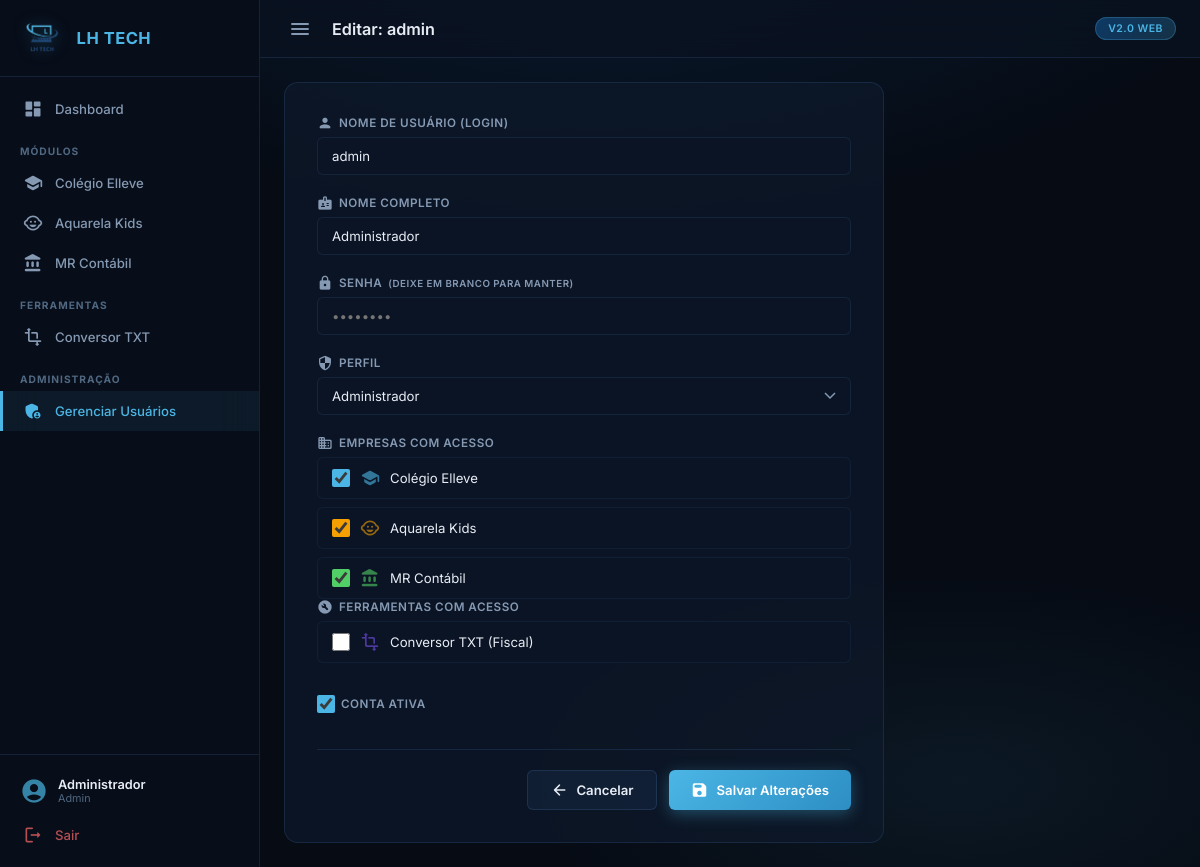
Page /admin/users/1/edit (signed in) on the committed database.
### tables this page shows
CREATE TABLE users (
            id INTEGER PRIMARY KEY AUTOINCREMENT,
            username TEXT UNIQUE NOT NULL,
            password_hash TEXT NOT NULL,
            full_name TEXT NOT NULL DEFAULT '',
            role TEXT NOT NULL DEFAULT 'user',
            companies TEXT NOT NULL DEFAULT '[]',
            active INTEGER NOT NULL DEFAULT 1,
            created_at TEXT NOT NULL DEFAULT (datetime('now'))
        , last_login TEXT, last_ip TEXT, tools TEXT NOT NULL DEFAULT '[]');

### web/admin.py (the view, shortened to what this page needs)
@admin_bp.route("/users/<int:user_id>/edit", methods=["GET", "POST"])
@admin_required
def user_edit(user_id):
    user = get_user_by_id(user_id)
    if not user:
        flash("Usuário não encontrado.", "error")
        return redirect(url_for("admin.users_list"))
    return render_template("admin_user_form.html", mode="edit",
                           user=user, companies=COMPANIES)

### web/admin.py (called while the page is built)
def admin_required(f):
    @wraps(f)
    @login_required
    def decorated(*args, **kwargs):
        if not current_user.is_admin:
            flash("Acesso restrito a administradores.", "error")
            return redirect(url_for("dashboard"))
        return f(*args, **kwargs)
    return decorated

### web/auth.py (called while the page is built)
def init_login_manager(app):
    login_manager = LoginManager()
    login_manager.login_view = "auth.login"
    login_manager.login_message = "Faça login para continuar."
    login_manager.login_message_category = "info"
    login_manager.init_app(app)
    @login_manager.user_loader
    def load_user(user_id):
        data = get_user_by_id(int(user_id))
        if data and data["active"]:
            return User(data)
        return None

    @property
    def is_admin(self):
        return self.role == "admin"

    @property
    def is_fiscal(self):
        return self.is_admin or "conversor" in self.tools

### web/models.py (called while the page is built)
def get_db():
    conn = sqlite3.connect(DB_PATH)
    conn.row_factory = sqlite3.Row
    return conn

def get_user_by_id(user_id):
    conn = get_db()
    row = conn.execute("SELECT * FROM users WHERE id = ?", (user_id,)).fetchone()
    conn.close()
    if row:
        return _row_to_dict(row)
    return None

def _row_to_dict(row):
    d = dict(row)
    try:
        d["companies"] = json.loads(d.get("companies", "[]"))
    except Exception:
        d["companies"] = []
    try:
        d["tools"] = json.loads(d.get("tools", "[]"))
    except Exception:
        d["tools"] = []
    return d

### web/server.py (called while the page is built)
@app.context_processor
def inject_companies():
    if current_user.is_authenticated:
        if current_user.is_admin:
            return {"companies": COMPANIES}
        return {"companies": {k: v for k, v in COMPANIES.items() if k in current_user.companies}}
    return {"companies": {}}

### web/templates/admin_user_form.html (shortened to what this page needs)
{% extends "base.html" %}
{% block page_title %}{{ 'Novo Usuário' if mode == 'new' else 'Editar: ' + user.get('username', '') }}{% endblock %}
{% block content %}
<div class="admin-page">
    <div class="form-card">
        <form method="POST">
            <div class="form-group">
                <label for="username">
                    <span class="material-icons-round">person</span>
                    Nome de usuário (login)
                </label>
                {% if mode == 'new' %}
                <input type="text" id="username" name="username" class="form-input"
                       value="{{ user.get('username', '') }}" required placeholder="Ex: joao.silva">
                {% else %}
                <input type="text" class="form-input" value="{{ user.get('username', '') }}" disabled>
                {% endif %}
            </div>
            <div class="form-group">
                <label for="full_name">
                    <span class="material-icons-round">badge</span>
                    Nome completo
                </label>
                <input type="text" id="full_name" name="full_name" class="form-input"
                       value="{{ user.get('full_name', '') }}" placeholder="Ex: João da Silva">
            </div>
            <div class="form-group">
                <label for="password">
                    <span class="material-icons-round">lock</span>
                    Senha {% if mode == 'edit' %}<small>(deixe em branco para manter)</small>{% endif %}
                </label>
                <input type="password" id="password" name="password" class="form-input"
                       placeholder="{% if mode == 'new' %}Defina a senha{% else %}••••••••{% endif %}"
                       {% if mode == 'new' %}required{% endif %}>
            </div>
            <div class="form-group">
                <label for="role">
                    <span class="material-icons-round">security</span>
                    Perfil
                </label>
                <select id="role" name="role" class="form-select">
                    <option value="admin" {% if user.get('role') == 'admin' %}selected{% endif %}>Administrador</option>
                </select>
            </div>
            <div class="form-group">
                <label>
                    <span class="material-icons-round">business</span>
                    Empresas com acesso
                </label>
                <div class="checkbox-grid">
                    {% for slug, co in companies.items() %}
                    <label class="checkbox-item" style="--check-color: {{ co.color }}">
                        <input type="checkbox" name="companies" value="{{ slug }}"
                               {% if slug in (user.get('companies', [])) %}checked{% endif %}>
                        <span class="material-icons-round check-icon">{{ co.icon }}</span>
                        <span>{{ co.name }}</span>
                    </label>
                    {% endfor %}
                </div>
            <div class="form-group">
                <label>
                    <span class="material-icons-round">build_circle</span>
                    Ferramentas com acesso
                </label>
                <div class="checkbox-grid">
                    <label class="checkbox-item" style="--check-color: #7950f2">
                        <input type="checkbox" name="tools" value="conversor"
                               {% if 'conversor' in (user.get('tools', [])) %}checked{% endif %}>
                        <span class="material-icons-round check-icon">transform</span>
                        <span>Conversor TXT (Fiscal)</span>
                    </label>
                </div>
            </div>
            </div>
            {% if mode == 'edit' %}
            <div class="form-group">
                <label class="checkbox-item checkbox-standalone">
                    <input type="checkbox" name="active" {% if user.get('active', True) %}checked{% endif %}>
                    <span>Conta ativa</span>
                </label>
            </div>
            {% endif %}
            <div class="form-actions">
                <a href="/admin/users" class="btn btn-secondary">
                    <span class="material-icons-round">arrow_back</span> Cancelar
                </a>
                <button type="submit" class="btn btn-primary">
                    <span class="material-icons-round">save</span>
                    {{ 'Criar Usuário' if mode == 'new' else 'Salvar Alterações' }}
                </button>
            </div>
        </form>
    </div>
</div>
{% endblock %}

### web/templates/base.html (shortened to what this page needs)
<!DOCTYPE html>
<html lang="pt-BR">
<head>
    <link rel="stylesheet" href="/static/css/style.css">
</head>
<body class="{% block body_class %}has-sidebar{% endblock %}">
    {% if current_user.is_authenticated %}
    <aside class="sidebar" id="sidebar">
        <div class="sidebar-header">
            <img src="/static/logo.png" alt="LH TECH" class="sidebar-logo">
            <span class="sidebar-brand">LH TECH</span>
        </div>
        <nav class="sidebar-nav">
            <a href="/dashboard" class="nav-item {% if request.path == '/dashboard' %}active{% endif %}">
                <span class="material-icons-round">dashboard</span>
                <span>Dashboard</span>
            </a>
            <div class="nav-divider">Módulos</div>
            {% for slug, co in companies.items() if companies is defined %}
            <a href="/modulo/{{ slug }}" class="nav-item {% if request.path == '/modulo/' + slug %}active{% endif %}">
                <span class="material-icons-round">{{ co.icon }}</span>
                <span>{{ co.name }}</span>
            </a>
            {% endfor %}
            {% if current_user.is_fiscal %}
            <div class="nav-divider">Ferramentas</div>
            <a href="/conversor" class="nav-item {% if request.path == '/conversor' %}active{% endif %}">
                <span class="material-icons-round">transform</span>
                <span>Conversor TXT</span>
            </a>
            {% endif %}
            {% if current_user.is_admin %}
            <div class="nav-divider">Administração</div>
            <a href="/admin/users" class="nav-item {% if '/admin' in request.path %}active{% endif %}">
                <span class="material-icons-round">admin_panel_settings</span>
                <span>Gerenciar Usuários</span>
            </a>
            {% endif %}
        </nav>
        <div class="sidebar-footer">
            <div class="user-info">
                <span class="material-icons-round">account_circle</span>
                <div>
                    <span class="user-name">{{ current_user.full_name or current_user.username }}</span>
                    <span class="user-role">{{ 'Admin' if current_user.is_admin else ('Fiscal' if current_user.is_fiscal else 'Usuário') }}</span>
                </div>
            </div>
            <a href="/logout" class="nav-item nav-logout">
                <span class="material-icons-round">logout</span>
                <span>Sair</span>
            </a>
        </div>
    </aside>
    {% endif %}
    <div class="main-wrapper {% if not current_user.is_authenticated %}no-sidebar{% endif %}">
        {% if current_user.is_authenticated %}
        <header class="topbar">
            <button class="btn-icon sidebar-toggle" id="sidebar-toggle">
                <span class="material-icons-round">menu</span>
            </button>
            <h1 class="topbar-title">{% block page_title %}Dashboard{% endblock %}</h1>
            <div class="topbar-right">
                <span class="header-badge">v2.0 Web</span>
            </div>
        </header>
        {% endif %}
        <main class="main-content">
            {% block content %}{% endblock %}
        </main>
    </div>
</body>
</html>

### rows in the picture
users: full_name "Administrador", username "Editar: admin", get "admin", role "Administrador"

### other values in the picture
{{ co.name }} "Colégio Elleve" "Aquarela Kids" "MR Contábil"
{{ 'Criar Usuário' if mode == 'new' else 'Salvar Alterações' }} "Salvar Alterações"
